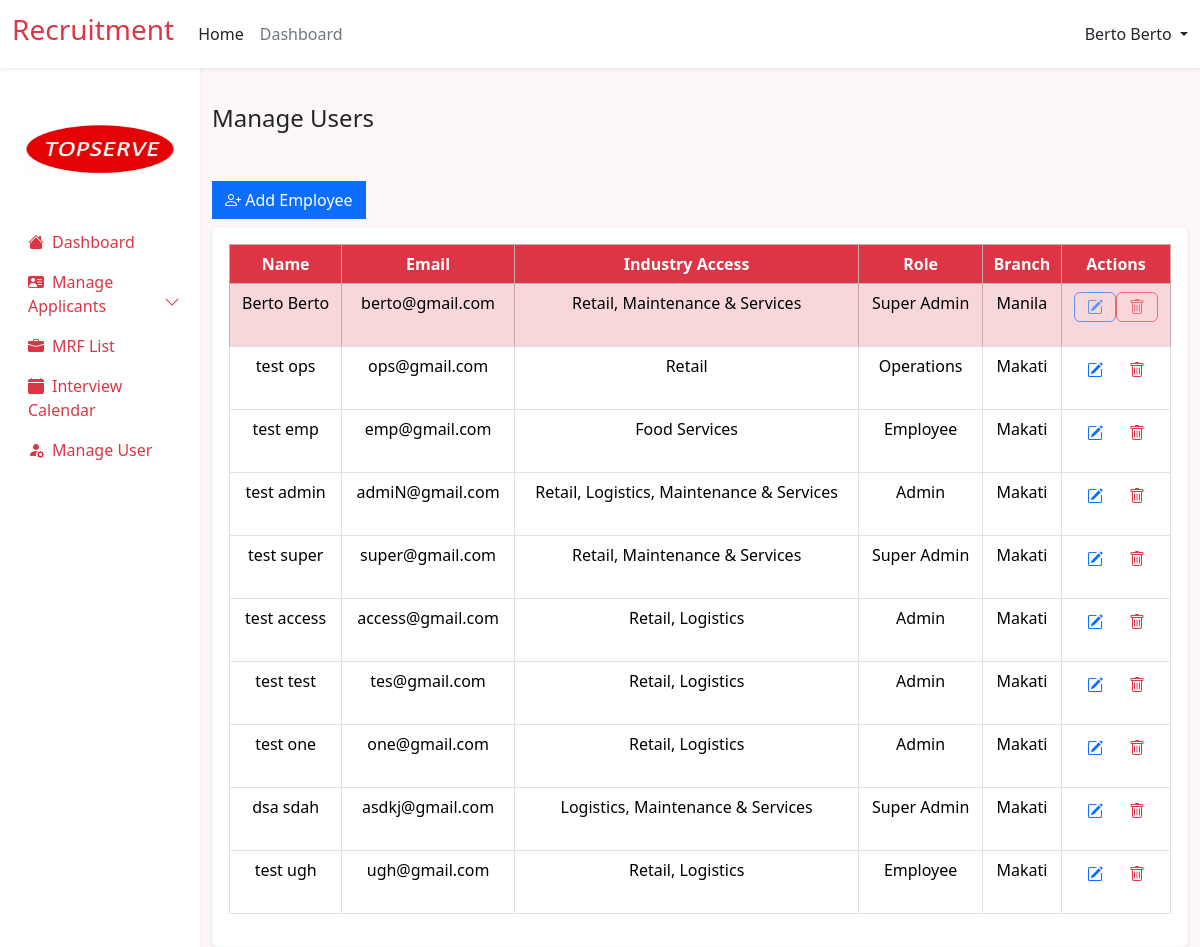
Screenshot of /src/admin/frontend/manage_user.php (signed in) with the database file from the repository.
### tables this page shows
CREATE TABLE `user` (
  `id` int(11) NOT NULL,
  `first_name` varchar(255) NOT NULL,
  `last_name` varchar(255) NOT NULL,
  `address` text NOT NULL,
  `email` varchar(255) NOT NULL,
  `password` varchar(255) NOT NULL,
  `role` varchar(255) NOT NULL,
  `resume` varchar(255) NOT NULL,
  `branch` varchar(255) NOT NULL,
  `industry_access` varchar(255) NOT NULL,
  `verify_token` varchar(255) NOT NULL,
  `verify_status` tinyint(2) NOT NULL DEFAULT 0 COMMENT '0=not verified, 1=verified'
);

### src/admin/frontend/manage_user.php (the view, shortened to what this page needs)
<?php
include ('src/admin/backend/manage_user_process.php');
$query = "SELECT * FROM user WHERE role != ?";
$role = "user";
$stmt = $conn->prepare($query);
$stmt->bind_param("s", $role);
$stmt->execute();
$result = $stmt->get_result();
include ('components/header.php');
?>
<h4 class=" mt-1 mb-5 ">Manage Users</h4>
<div class="row">
    <div class="col-md-6 col-lg-9">
        <div class="float-start mb-2">
            <button type="button" class="btn btn-primary " data-bs-toggle="modal" data-bs-target="#addUserModal"
                style="border-radius: 0;">
                <i class="bi bi-person-plus"></i> Add Employee
            </button>
        </div>
    </div>
</div>
<div>
    <div class="card border-light shadow-sm">
        <div class="card-body">
            <div class="table-responsive">
                <table id="employeeTable" class="table text-center table-hover table-bordered bg-white border">
                    <thead class="table-danger">
                        <tr>
                            <th class="bg-danger text-white text-center">Name</th>
                            <th class="bg-danger text-white text-center">Email</th>
                            <th class="bg-danger text-white text-center">Industry Access</th>
                            <th class="bg-danger text-white text-center">Role</th>
                            <th class="bg-danger text-white text-center">Branch</th>
                            <th class="bg-danger text-white text-center">Actions</th>
                        </tr>
                    </thead>
                    <tbody style="margin-bottom: 10px;">
                        <?php
                        while ($row = $result->fetch_assoc()) {
                            $loggedInUserId = $_SESSION['user_id'];
                            $highlightClass = ($loggedInUserId == $row['id']) ? 'table-danger' : '';
                            $disableAction = ($loggedInUserId == $row['id']) ? 'disabled' : '';
                            ?>
                            <tr>
                                <td class="<?php echo $highlightClass; ?>">
                                    <?php echo $row['first_name'] . ' ' . $row['last_name']; ?>
                                </td>
                                <td class="<?php echo $highlightClass; ?>">
                                    <?php echo $row['email']; ?>
                                </td>
                                <td class="<?php echo $highlightClass; ?>">
                                    <?php echo $row['industry_access']; ?>
                                </td>
                                <td class="<?php echo $highlightClass; ?>">
                                    <?php echo $row['role']; ?>
                                </td>
                                <td class="<?php echo $highlightClass; ?>">
                                    <?php echo $row['branch']; ?>
                                </td>
                                <td class="<?php echo $highlightClass; ?>">
                                    <div class="btn-group" role="group" aria-label="User Actions">
                                        <form>
                                            <button type="button" class="btn text-primary" data-bs-toggle="modal"
                                                data-bs-target="#editUserModal<?php echo $row['id'] ?>" <?php echo $disableAction; ?>>
                                                <i class="bi bi-pencil-square"></i>
                                            </button>
                                        </form>
                                        <form id="deleteEmpForm<?php echo $row['id'] ?>" action="" method="post">
                                            <button type="button" class="btn text-danger"
                                                onclick="confirmDelete(<?php echo $row['id']; ?>)" <?php echo $disableAction; ?>>
                                                <i class="bi bi-trash"></i>
                                            </button>
                                        </form>
                                    </div>
                                </td>
                            </tr>
                            <?php
                        }
                        ?>
                    </tbody>
                </table>
            </div>
        </div>
    </div>
</div>
<?php include ('components/footer.php'); ?>

### rows the page displays
user: first_name "Berto", last_name "Berto", email "berto@gmail.com", industry_access "Retail, Maintenance & Services", role "Super Admin", branch "Manila"
user: first_name "test", last_name "ops", email "ops@gmail.com", industry_access "Retail", role "Operations", branch "Makati"
user: first_name "test", last_name "emp", email "emp@gmail.com", industry_access "Food Services", role "Employee", branch "Makati"
user: first_name "test", last_name "admin", email "admiN@gmail.com", industry_access "Retail, Logistics, Maintenance & Services", role "Admin", branch "Makati"
user: first_name "test", last_name "super", email "super@gmail.com", industry_access "Retail, Maintenance & Services", role "Super Admin", branch "Makati"
user: first_name "test", last_name "access", email "access@gmail.com", industry_access "Retail, Logistics", role "Admin", branch "Makati"
user: first_name "test", last_name "test", email "tes@gmail.com", industry_access "Retail, Logistics", role "Admin", branch "Makati"
user: first_name "test", last_name "one", email "one@gmail.com", industry_access "Retail, Logistics", role "Admin", branch "Makati"
user: first_name "dsa", last_name "sdah", email "asdkj@gmail.com", industry_access "Logistics, Maintenance & Services", role "Super Admin", branch "Makati"
user: first_name "test", last_name "ugh", email "ugh@gmail.com", industry_access "Retail, Logistics", role "Employee", branch "Makati"

### other values shown
$user "Berto Berto"
